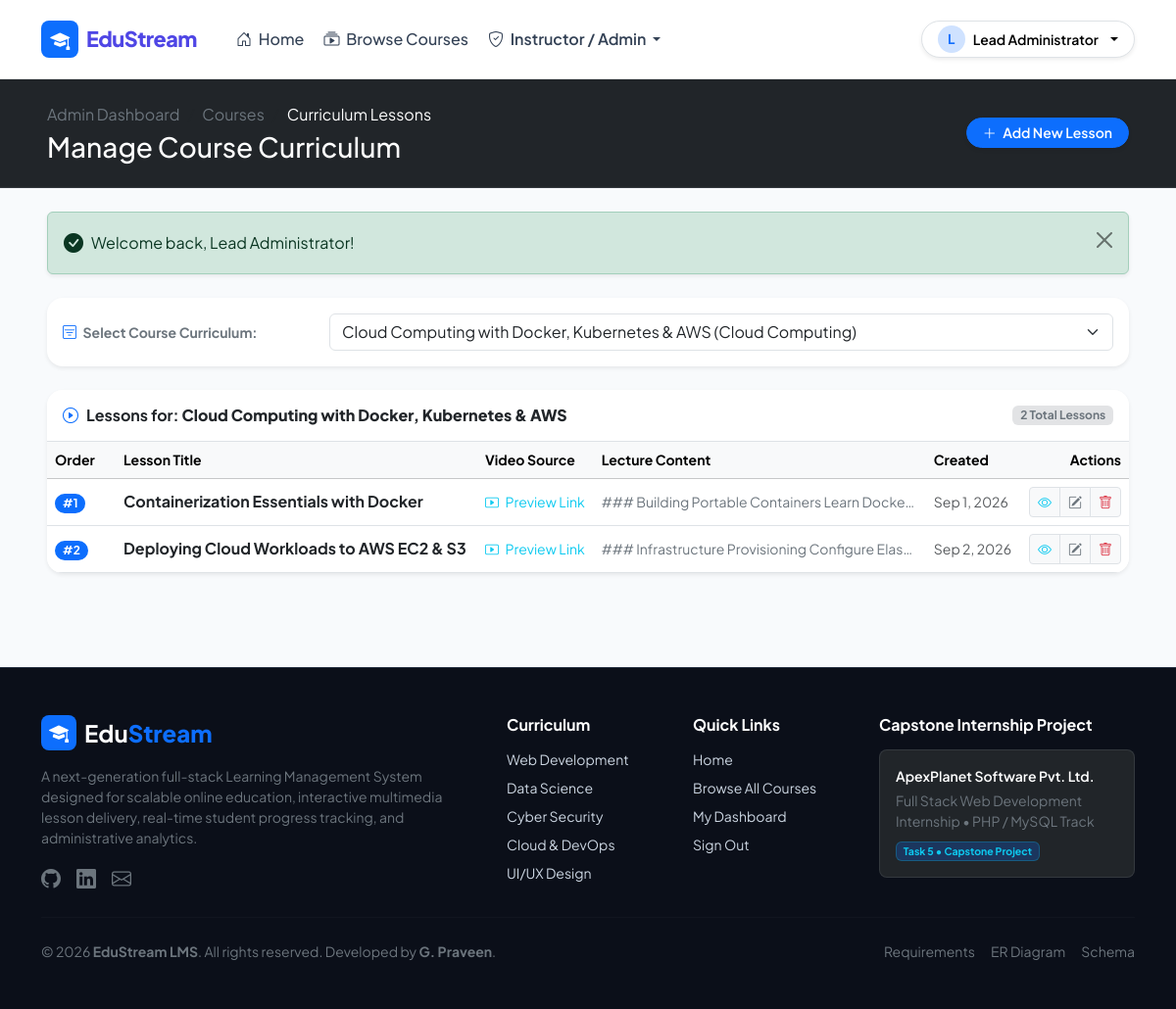
Page /admin/lessons.php (signed in) on the committed database.
### tables this page shows
CREATE TABLE courses (
    id INT AUTO_INCREMENT PRIMARY KEY,
    title VARCHAR(255) NOT NULL,
    description TEXT NOT NULL,
    category VARCHAR(100) NOT NULL,
    price DECIMAL(10, 2) NOT NULL DEFAULT 0.00,
    instructor_id INT NOT NULL,
    thumbnail VARCHAR(255) NULL,
    created_at TIMESTAMP DEFAULT CURRENT_TIMESTAMP,
    updated_at TIMESTAMP DEFAULT CURRENT_TIMESTAMP ON UPDATE CURRENT_TIMESTAMP,
    CONSTRAINT fk_courses_instructor FOREIGN KEY (instructor_id) 
        REFERENCES users(id) ON DELETE CASCADE,
    INDEX idx_category (category),
    INDEX idx_instructor (instructor_id),
    INDEX idx_created_at (created_at),
    INDEX idx_price (price)
);

CREATE TABLE lessons (
    id INT AUTO_INCREMENT PRIMARY KEY,
    course_id INT NOT NULL,
    title VARCHAR(255) NOT NULL,
    content LONGTEXT NULL,
    video_url VARCHAR(255) NULL,
    order_index INT NOT NULL DEFAULT 1,
    created_at TIMESTAMP DEFAULT CURRENT_TIMESTAMP,
    CONSTRAINT fk_lessons_course FOREIGN KEY (course_id) 
        REFERENCES courses(id) ON DELETE CASCADE,
    INDEX idx_course_id (course_id),
    INDEX idx_order_index (order_index)
);

### config/db_connect.php (called while the page is built, shortened)
<?php
function get_db_connection(): mysqli {
    static $conn = null;
    if ($conn === null) {
        try {
            $conn = new mysqli(DB_HOST, DB_USER, DB_PASS, DB_NAME, DB_PORT);
            $conn->set_charset(DB_CHARSET);
        } catch (mysqli_sql_exception $e) {
            http_response_code(500);
            ?>
            <!DOCTYPE html>
            <html lang="en">
            <head>
                <meta charset="UTF-8">
                <meta name="viewport" content="width=device-width, initial-scale=1.0">
                <title>Database Connection Error | E-Learning Portal</title>
                <link href="https://cdn.jsdelivr.net/npm/bootstrap@5.3.3/dist/css/bootstrap.min.css" rel="stylesheet">
                <link rel="stylesheet" href="https://cdn.jsdelivr.net/npm/bootstrap-icons@1.11.3/font/bootstrap-icons.min.css">
                <style>
                    body { background-color: #0f172a; color: #f8fafc; font-family: system-ui, sans-serif; min-height: 100vh; display: flex; align-items: center; justify-content: center; padding: 1.5rem; }
                    .card { background: #1e293b; border: 1px solid #334155; border-radius: 1rem; box-shadow: 0 20px 40px rgba(0,0,0,0.3); max-width: 650px; width: 100%; }
                    .code-box { background: #090d16; border-radius: 0.5rem; padding: 1rem; font-family: monospace; font-size: 0.875rem; color: #38bdf8; overflow-x: auto; }
                </style>
            </head>
            <body>
                <div class="card p-4 p-md-5">
                    <div class="d-flex align-items-center gap-3 mb-3">
                        <div class="bg-danger bg-opacity-25 text-danger rounded-circle p-3 d-flex align-items-center justify-content-center" style="width: 54px; height: 54px;">
                            <i class="bi bi-database-exclamation fs-3"></i>
                        </div>
                        <div>
                            <h2 class="h4 mb-0 text-white">Database Connection Failed</h2>
                            <small class="text-secondary">E-Learning Portal &bull; Capstone Project (PHP/MySQL)</small>
                        </div>
                    </div>
                    <p class="text-light mb-3">
                        MySQLi could not establish a connection to the database. Please verify that your XAMPP MySQL service is active and the database <code><?= htmlspecialchars(DB_NAME); ?></code> has been created.
                    </p>
                    <div class="code-box mb-4">
                        <strong>Error:</strong> <?= htmlspecialchars($e->getMessage(), ENT_QUOTES, 'UTF-8'); ?><br>
                        <strong>Host:</strong> <?= htmlspecialchars(DB_HOST); ?>:<?= DB_PORT; ?><br>
                        <strong>Database:</strong> <?= htmlspecialchars(DB_NAME); ?><br>
                        <strong>User:</strong> <?= htmlspecialchars(DB_USER); ?>
                    </div>
                    <h5 class="h6 text-white mb-2"><i class="bi bi-tools me-2 text-warning"></i>Quick Troubleshooting:</h5>
                    <ol class="text-secondary small mb-4 ps-3">
                        <li class="mb-1">Open <strong>XAMPP Control Panel</strong> and confirm <strong>MySQL</strong> is running.</li>
                        <li class="mb-1">Import <code>schema.sql</code> via phpMyAdmin (<a href="http://localhost/phpmyadmin/" target="_blank" class="text-info text-decoration-none">http://localhost/phpmyadmin/</a>) or command prompt.</li>
                        <li>Verify credentials in <code>config/db_connect.php</code>.</li>
                    </ol>
                    <div class="d-flex gap-2">
                        <a href="javascript:location.reload()" class="btn btn-primary btn-sm px-3">
                            <i class="bi bi-arrow-clockwise me-1"></i> Retry Connection
                        </a>
                    </div>
                </div>
            </body>
            </html>
            <?php
            exit;
        }
    }
    return $conn;
}
function db_fetch_all(string $sql, string $types = '', array $params = []): array {
    $conn = get_db_connection();
    $stmt = $conn->prepare($sql);
    if (!empty($types) && !empty($params)) {
        $stmt->bind_param($types, ...$params);
    }
    $stmt->execute();
    $result = $stmt->get_result();
    $rows = $result ? $result->fetch_all(MYSQLI_ASSOC) : [];
    return $rows;
}
function db_fetch_one(string $sql, string $types = '', array $params = []): ?array {
    $rows = db_fetch_all($sql, $types, $params);
    return !empty($rows) ? $rows[0] : null;
}

### admin/lessons.php (the view, shortened to what this page needs)
<?php
require_once __DIR__ . '/../config/db_connect.php';
require_once __DIR__ . '/../includes/helpers.php';
$allCourses = db_fetch_all("SELECT id, title, category FROM courses ORDER BY title ASC");
$selectedCourseId = (int)($_GET['course_id'] ?? ($_POST['course_id'] ?? $allCourses[0]['id']));
$selectedCourse = db_fetch_one("SELECT * FROM courses WHERE id = ? LIMIT 1", "i", [$selectedCourseId]);
$lessons = db_fetch_all("
    SELECT * FROM lessons
    WHERE course_id = ?
    ORDER BY order_index ASC, id ASC
", "i", [$selectedCourseId]);
require_once __DIR__ . '/../includes/header.php';
?>
<div class="bg-dark text-white py-4 mb-4 border-bottom border-secondary border-opacity-25">
    <div class="container-fluid px-lg-5">
        <div class="d-flex flex-column flex-md-row justify-content-between align-items-md-center gap-3">
            <div>
                <nav aria-label="breadcrumb">
                    <ol class="breadcrumb mb-1 small">
                        <li class="breadcrumb-item"><a href="<?= base_url('admin/index.php'); ?>" class="text-secondary text-decoration-none">Admin Dashboard</a></li>
                        <li class="breadcrumb-item"><a href="<?= base_url('admin/courses.php'); ?>" class="text-secondary text-decoration-none">Courses</a></li>
                        <li class="breadcrumb-item active text-white" aria-current="page">Curriculum Lessons</li>
                    </ol>
                </nav>
                <h1 class="h3 fw-extrabold text-white mb-0">Manage Course Curriculum</h1>
            </div>
            <div>
                <button type="button" class="btn btn-primary btn-sm rounded-pill px-3 shadow-sm fw-semibold" data-bs-toggle="modal" data-bs-target="#addLessonModal">
                    <i class="bi bi-plus-lg me-1"></i> Add New Lesson
                </button>
            </div>
        </div>
    </div>
</div>
<div class="container-fluid px-lg-5 pb-5">
    <?= render_flash_messages(); ?>
    <div class="card custom-card border-0 shadow-sm p-3 mb-4">
        <div class="row align-items-center g-3">
            <div class="col-md-3">
                <label for="courseSelect" class="form-label small fw-bold text-secondary mb-0">
                    <i class="bi bi-filter-square me-1 text-primary"></i> Select Course Curriculum:
                </label>
            </div>
            <div class="col-md-9">
                <select id="courseSelect" class="form-select" onchange="location.href='<?= base_url('admin/lessons.php?course_id='); ?>' + this.value;">
                    <?php foreach ($allCourses as $c): ?>
                        <option value="<?= $c['id']; ?>" <?= ($c['id'] == $selectedCourseId) ? 'selected' : ''; ?>>
                            <?= e($c['title']); ?> (<?= e($c['category']); ?>)
                        </option>
                    <?php endforeach; ?>
                </select>
            </div>
        </div>
    </div>
    <div class="card custom-card border-0 shadow-sm overflow-hidden">
        <div class="card-header bg-white py-3 border-bottom d-flex justify-content-between align-items-center">
            <div>
                <h2 class="h6 fw-bold mb-0 text-dark">
                    <i class="bi bi-play-circle text-primary me-2"></i>Lessons for: <strong><?= e($selectedCourse['title']); ?></strong>
                </h2>
            </div>
            <span class="badge bg-secondary-subtle text-secondary small"><?= count($lessons); ?> Total Lessons</span>
        </div>
        <div class="table-responsive">
            <table class="table table-hover align-middle mb-0">
                <thead class="table-light small text-secondary">
                    <tr>
                        <th style="width: 70px;">Order</th>
                        <th>Lesson Title</th>
                        <th>Video Source</th>
                        <th>Lecture Content</th>
                        <th>Created</th>
                        <th class="text-end">Actions</th>
                    </tr>
                </thead>
                <tbody>
                    <?php if (empty($lessons)): ?>
                        <tr>
                            <td colspan="6" class="text-center py-5 text-muted">
                                <i class="bi bi-collection-play fs-1 d-block mb-2"></i>
                                No lessons created for this course yet. Click "Add New Lesson" above to construct the syllabus.
                            </td>
                        </tr>
                    <?php else: ?>
                        <?php foreach ($lessons as $l): ?>
                            <tr>
                                <td>
                                    <span class="badge bg-primary rounded-pill px-2.5 py-1 fw-bold">#<?= (int)$l['order_index']; ?></span>
                                </td>
                                <td>
                                    <div class="fw-bold text-dark mb-0"><?= e($l['title']); ?></div>
                                </td>
                                <td>
                                    <?php if (!empty($l['video_url'])): ?>
                                        <a href="<?= e($l['video_url']); ?>" target="_blank" class="small text-info text-decoration-none">
                                            <i class="bi bi-play-btn me-1"></i> Preview Link
                                        </a>
                                    <?php else: ?>
                                        <span class="text-muted small">Reading Only</span>
                                    <?php endif; ?>
                                </td>
                                <td>
                                    <small class="text-secondary text-truncate d-block" style="max-width: 320px;">
                                        <?= e(mb_strimwidth(strip_tags($l['content'] ?? ''), 0, 90, '...')); ?>
                                    </small>
                                </td>
                                <td class="small text-muted">
                                    <?= format_date($l['created_at']); ?>
                                </td>
                                <td class="text-end">
                                    <div class="btn-group btn-group-sm">
                                        <a href="<?= base_url('lessons/view.php?course_id=' . $selectedCourseId . '&lesson_id=' . $l['id']); ?>" target="_blank" class="btn btn-light border text-info" title="Preview Student View">
                                            <i class="bi bi-eye"></i>
                                        </a>
                                        <button type="button" class="btn btn-light border text-secondary edit-lesson-btn"
                                            data-id="<?= $l['id']; ?>"
                                            data-title="<?= e($l['title']); ?>"
                                            data-video-url="<?= e($l['video_url'] ?? ''); ?>"
                                            data-order-index="<?= $l['order_index']; ?>"
                                            data-content="<?= e($l['content'] ?? ''); ?>"
                                            title="Edit Lesson">
                                            <i class="bi bi-pencil-square"></i>
                                        </button>
                                        <button type="button" class="btn btn-light border text-danger delete-lesson-btn"
                                            data-id="<?= $l['id']; ?>"
                                            data-title="<?= e($l['title']); ?>"
                                            title="Delete Lesson">
                                            <i class="bi bi-trash"></i>
                                        </button>
                                    </div>
                                </td>
                            </tr>
                        <?php endforeach; ?>
                    <?php endif; ?>
                </tbody>
            </table>
        </div>
    </div>
</div>
<?php require_once __DIR__ . '/../includes/footer.php'; ?>

### css/style.css (style rules this page uses)
:root { --primary-color: #4f46e5; --primary-hover: #4338ca; --primary-light: #eef2ff; --secondary-color: #0f172a; --surface-card: #ffffff; --surface-bg: #f8fafc; --border-color: #e2e8f0; --text-main: #1e293b; --text-muted: #64748b; --success-accent: #10b981; --warning-accent: #f59e0b; --danger-accent: #ef4444; }
body { font-family: 'Plus Jakarta Sans', system-ui, -apple-system, sans-serif; background-color: var(--surface-bg); color: var(--text-main); min-height: 100vh; display: flex; flex-direction: column; }
.custom-card { background: var(--surface-card); border: 1px solid var(--border-color); border-radius: 1rem; box-shadow: 0 4px 6px -1px rgba(0, 0, 0, 0.05), 0 2px 4px -2px rgba(0, 0, 0, 0.05); transition: transform 0.2s ease, box-shadow 0.2s ease; }

### rows in the picture
courses: title "Cloud Computing with Docker, Kubernetes & AWS"
lessons: order_index "1", title "Containerization Essentials with Docker", content "### Building Portable Containers Learn Docke…", created_at "Sep 1, 2026"
lessons: order_index "2", title "Deploying Cloud Workloads to AWS EC2 & S3", content "### Infrastructure Provisioning Configure Elas…", created_at "Sep 2, 2026"

### other values in the picture
substr(current_user_name(), 0, 1) "L"
current_user_name() "Lead Administrator"
$msg "Welcome back, Lead Administrator!"
count($lessons) "2"
form field value "Cloud Computing with Docker, Kubernetes & AWS (Cloud Computing)"
